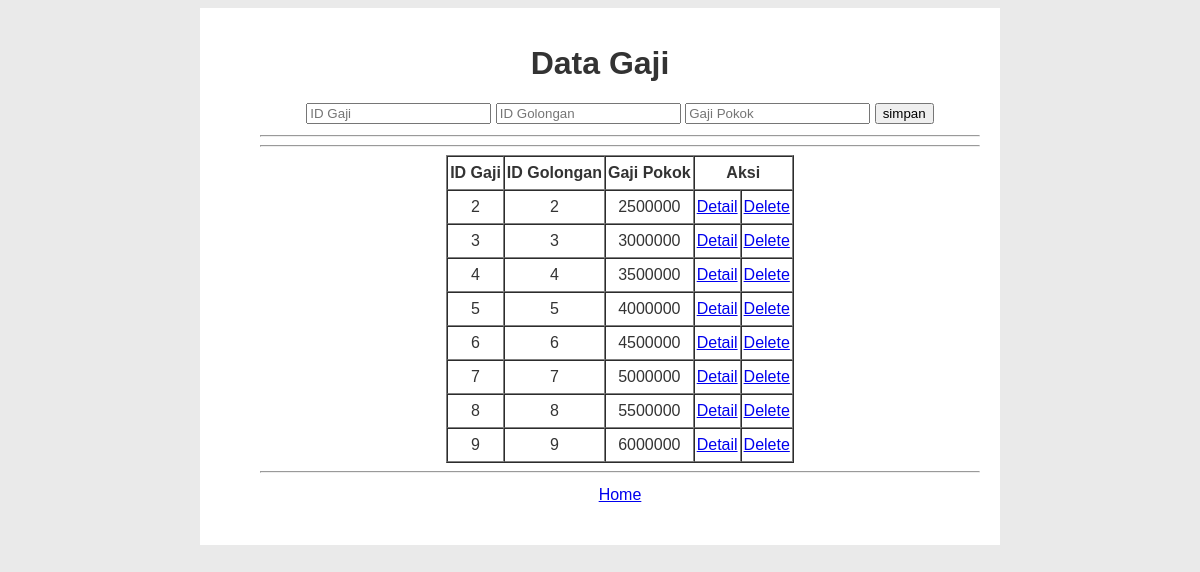
The app's page /input_gaji.php with its own data.
### tables this page shows
CREATE TABLE `gaji` (
  `Id_gaji` int(11) NOT NULL,
  `id_gol` int(11) NOT NULL,
  `Gaji_pokok` double NOT NULL
);

### view_gaji.php (the view, shortened to what this page needs)
<?php
include("connection.php");
?>
<div class="table-responsive">
<table border="1" cellspacing="0" cellpadding="2" align="center">
    <tr>
        <th>ID Gaji</th>
        <th>ID Golongan</th>
        <th>Gaji Pokok</th>
        <th colspan="2">Aksi</th>
    </tr>
<?php
    $query=("SELECT * FROM gaji");
    $lihat = mysqli_query($con, $query) or die('Error, query failed. ' . mysqli_error());
    while($r=mysqli_fetch_array($lihat)){
?>
    <tr>
        <td><?php echo"$r[Id_gaji]";?></td>
        <td><?php echo"$r[id_gol]";?></td>
        <td><?php echo"$r[Gaji_pokok]";?></td>
        <td><a href="detail_gaji.php?Id_gaji=<?php echo $r['Id_gaji'];?>">Detail</a></td>
        <td><a href="delete_gaji.php?Id_gaji=<?php echo $r['Id_gaji'];?>">Delete</a></td>
    </tr>
<?php
} ?>
</table>
</div>

### input_gaji.php (shortened to what this page needs)
<!DOCTYPE html>
<html>
<head>
	<link rel="stylesheet" href="stylegaji.css">
</head>
<body>
	<div class="container">
		<div class="header">
			<h1 class="judul">Data Gaji</h1>
			<ul>
<form method="post" action="save_gaji.php">
<input type="text" name="Id_gaji" placeholder="ID Gaji">
<input type="text" name="id_gol" placeholder="ID Golongan">
<input type="text" name="Gaji_pokok" placeholder="Gaji Pokok">
<input type="submit" name="simpan" value="simpan">
</form>
<hr>
<hr>
<?php
include 'view_gaji.php'
 ?>
<hr>
<a href="index.php">Home</a>
</body>
</html>

### stylegaji.css (style rules this page uses)
body { font: 16px/28px arial, sans-serif; background-color: #eaeaea; color: #333333; }
.container { width: 800px; margin: auto; background-color: white; }
.header { padding: 20px; text-align: center; }

### records on screen
gaji: Id_gaji "2", id_gol "2", Gaji_pokok "2500000"
gaji: Id_gaji "3", id_gol "3", Gaji_pokok "3000000"
gaji: Id_gaji "4", id_gol "4", Gaji_pokok "3500000"
gaji: Id_gaji "5", id_gol "5", Gaji_pokok "4000000"
gaji: Id_gaji "6", id_gol "6", Gaji_pokok "4500000"
gaji: Id_gaji "7", id_gol "7", Gaji_pokok "5000000"
gaji: Id_gaji "8", id_gol "8", Gaji_pokok "5500000"
gaji: Id_gaji "9", id_gol "9", Gaji_pokok "6000000"
